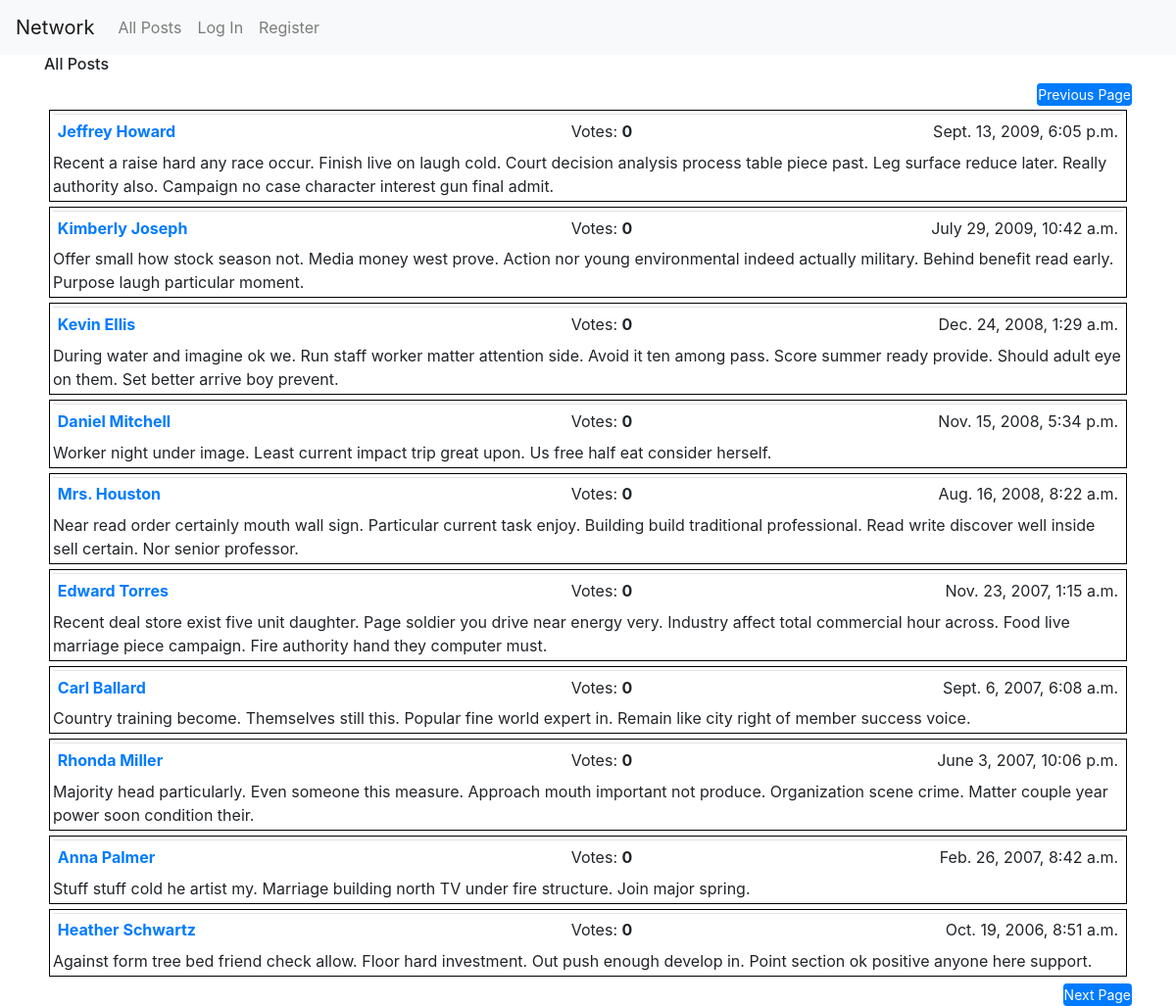
The app's page /?page=5 with its own data.
### network/models.py (models this page shows, shortened)
class Post(models.Model):
    user = models.ForeignKey("User", on_delete=models.CASCADE, related_name='posts')
    timestamp = models.DateTimeField(default=timezone.now)
    body = models.TextField(blank=False)
    class Meta:
        ordering = ["-timestamp"]

class User(AbstractUser):
    pass

### network/views.py (the view)
# urls.py: path("", views.index, name="index"),
def index(request):
    all_posts = utils.enrich(request, Post.objects.all().order_by('-timestamp'))
    paginator = Paginator(all_posts, 10)
    page_number = request.GET.get('page')
    page_obj = paginator.get_page(page_number)
    return render(request, 'network/index.html', {'page_obj': page_obj})

### network/utils.py (called while the page is built)
def enrich (request, p):
    all_posts = p.annotate(num_votes=Count("vote"))
    if request.user.is_authenticated:
        u1 = request.user
        v1 = Vote.objects.filter(user=u1).values_list('like')
        all_posts = all_posts.annotate(has_my_vote=Case(
            When(id__in=v1), then=Value(True), default=Value(False), output_field=BooleanField()
        ))
    return (all_posts)

### network/templates/network/index.html (shortened to what this page needs)
{% extends "network/layout.html" %}
{% load static %}
{% block body %}
  <div id="all-post-view">
    <h6>All Posts</h6>
  </div>
{% endblock %}

### network/templates/network/layout.html (shortened to what this page needs)
{% load static %}
<!DOCTYPE html>
<html lang="en">
    <head>
        <link rel="stylesheet" href="https://stackpath.bootstrapcdn.com/bootstrap/4.4.1/css/bootstrap.min.css">
        <link href="{% static 'network/styles.css' %}" rel="stylesheet">
    </head>
    <body>
        <nav class="navbar navbar-expand-lg navbar-light bg-light">
            <a class="navbar-brand" href="#">Network</a>
            <div>
              <ul class="navbar-nav mr-auto">
                <li class="nav-item">
                  <a class="nav-link" href="{% url 'index' %}">All Posts</a>
                </li>
                {% if user.is_authenticated %}
                    <li class="nav-item">
                        <a class="nav-link" href="{% url 'following_posts' user.id %}">Following</a>
                    </li>
                    <li class="nav-item">
                        <a class="nav-link" href="{% url 'logout' %}">Log Out</a>
                    </li>
                {% else %}
                    <li class="nav-item">
                        <a class="nav-link" href="{% url 'login' %}">Log In</a>
                    </li>
                    <li class="nav-item">
                        <a class="nav-link" href="{% url 'register' %}">Register</a>
                    </li>
                {% endif %}
              </ul>
            </div>
          </nav>
        <div class="container">
            {% block body %}
            {% endblock %}
        <div class="pagination">
          <span class="step-links">
            {% if page_obj.has_previous %}
              <span style="float: right">
                <a class="btn btn-primary btn-sm" href="?page={{ page_obj.previous_page_number }}">Previous Page</a>
              </span>
              <br>
            {% endif %}
            {% for post in page_obj %}
              <div class="posts">
                <table class = "table table1 table-sm">
                  <tr>
                      <td class="w-40"><a href="{% url 'resume' post.user.id %}">
                            <b>{{ post.user.first_name }} {{ post.user.last_name }}</b>
                          </a>
                      </td>
                      <td class="w-15" style="text-align: right" id="votes">Votes:  <b>{{ post.num_votes }}</b>&nbsp</td>
                      <td class="w-10" style="text-align: center" id="vote-btn">
                      </td>
                      <td class="w-30"><span style="float: right">{{ post.timestamp }}</span></td>
                  </tr>
                </table>
                {% if post.user.username == user.username %}
                  <div class="match" onclick="update_post(this, {{ post.id }})">
                    {{ post.body }}
                  </div>
                {% else %}
                  <div class="nomatch">
                    {{ post.body }}
                  </div>
                {% endif %}
              </div>
            {% endfor %}
            {% if page_obj.has_next %}
              <span style="float: right">
                <a class="btn btn-primary btn-sm" href="?page={{ page_obj.next_page_number }}">Next Page</a>
              </span>
            {% endif %}
          </span>
        </div>
        </div>
    </body>
</html>

### network/static/network/styles.css (style rules this page uses)
html { font-family: Arial, sans-serif; }
.posts { max-height: 100px; overflow-y: auto; padding: 3px; margin: 5px; border: 1px solid black; }
.btn { padding: 0; }
.table1 { padding: 3px; border-collapse: collapse; margin-bottom: 3px; table-layout: fixed; }
table .w-15 { width: 15%; }
table .w-30 { width: 30%; }
table .w-40 { width: 40%; }
#votes { text-align: right; }
#vote-btn { text-align: center; }

### records on screen
Post: user.first_name "Jeffrey", user.last_name "Howard", num_votes "0", timestamp "Sept. 13, 2009, 6:05 p.m.", body "Recent a raise hard any race occur. Finish live on laugh cold. Court decision analysis process table piece past. Leg surface reduce later. Really authority also. Campaign no case character interest gun final admit."
Post: user.first_name "Kimberly", user.last_name "Joseph", num_votes "0", timestamp "July 29, 2009, 10:42 a.m.", body "Offer small how stock season not. Media money west prove. Action nor young environmental indeed actually military. Behind benefit read early. Purpose laugh particular moment."
Post: user.first_name "Kevin", user.last_name "Ellis", num_votes "0", timestamp "Dec. 24, 2008, 1:29 a.m.", body "During water and imagine ok we. Run staff worker matter attention side. Avoid it ten among pass. Score summer ready provide. Should adult eye on them. Set better arrive boy prevent."
Post: user.first_name "Daniel", user.last_name "Mitchell", num_votes "0", timestamp "Nov. 15, 2008, 5:34 p.m.", body "Worker night under image. Least current impact trip great upon. Us free half eat consider herself."
Post: user.first_name "Mrs.", user.last_name "Houston", num_votes "0", timestamp "Aug. 16, 2008, 8:22 a.m.", body "Near read order certainly mouth wall sign. Particular current task enjoy. Building build traditional professional. Read write discover well inside sell certain. Nor senior professor."
Post: user.first_name "Edward", user.last_name "Torres", num_votes "0", timestamp "Nov. 23, 2007, 1:15 a.m.", body "Recent deal store exist five unit daughter. Page soldier you drive near energy very. Industry affect total commercial hour across. Food live marriage piece campaign. Fire authority hand they computer must."
Post: user.first_name "Carl", user.last_name "Ballard", num_votes "0", timestamp "Sept. 6, 2007, 6:08 a.m.", body "Country training become. Themselves still this. Popular fine world expert in. Remain like city right of member success voice."
Post: user.first_name "Rhonda", user.last_name "Miller", num_votes "0", timestamp "June 3, 2007, 10:06 p.m.", body "Majority head particularly. Even someone this measure. Approach mouth important not produce. Organization scene crime. Matter couple year power soon condition their."
Post: user.first_name "Anna", user.last_name "Palmer", num_votes "0", timestamp "Feb. 26, 2007, 8:42 a.m.", body "Stuff stuff cold he artist my. Marriage building north TV under fire structure. Join major spring."
Post: user.first_name "Heather", user.last_name "Schwartz", num_votes "0", timestamp "Oct. 19, 2006, 8:51 a.m.", body "Against form tree bed friend check allow. Floor hard investment. Out push enough develop in. Point section ok positive anyone here support."
